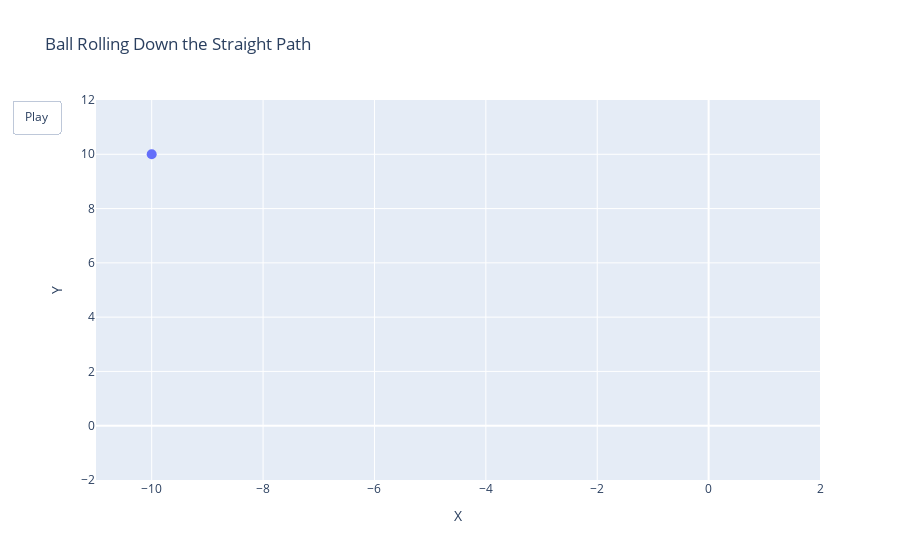

The cell this chart's notebook holds for it:
### Code cell
import numpy as np
import plotly.graph_objects as go

# Constants
g = 9.81    # gravitational acceleration
h = 10      # initial drop height
l = 10      # x distance

# Points A and B
x_i, y_i = -l, h
x_f, y_f = 0, 0  # Adjust for final point

# Total frames for the animation
frames = 200

# Calculate times for the three paths
T_straight = np.sqrt(2 * (y_i - y_f + np.sqrt((x_f - x_i)**2 + (y_f - y_i)**2)) / g)
T_vertical = np.sqrt(2 * (y_i - y_f) / g)
T_horizontal = (x_f - x_i) / np.sqrt(2 * g * (y_i - y_f))
T_total_vh = T_vertical + T_horizontal
R = abs(y_f - y_i)
theta_f = np.pi
T_brachistochrone = theta_f / np.sqrt(g / R)

# Straight-line motion
def straight_line_motion(t, T_total):
    x = x_i + (x_f - x_i) * (t / T_total)
    y = y_i + (y_f - y_i) * (t / T_total)
    return x, y

# Vertical drop + horizontal motion
def vertical_horizontal_motion(t, T_v, T_h):
    if t < T_v:
        # Vertical drop phase
        y = y_i - 0.5 * g * t**2
        x = x_i
    else:
        # Horizontal motion phase
        t_h = t - T_v
        y = y_f
        x = x_i + np.sqrt(2 * g * (y_i - y_f)) * t_h
    return x, y

# Brachistochrone curve motion
def brachistochrone_motion(t, R, theta_f):
    theta = theta_f * (t / (theta_f / np.sqrt(g / R)))
    x = R / 2 * (theta - np.sin(theta))
    y = R / 2 * (1 - np.cos(theta))
    return x, y

# Generate the data for all frames
def generate_data(path_type):
    data = []
    time_steps = np.linspace(0, T_brachistochrone, frames)
    
    for t in time_steps:
        if path_type == 'straight':
            x, y = straight_line_motion(t, T_straight)
        elif path_type == 'vertical_horizontal':
            x, y = vertical_horizontal_motion(t, T_vertical, T_horizontal)
        elif path_type == 'brachistochrone':
            x, y = brachistochrone_motion(t, R, theta_f)
        data.append((x, y))
    return data

# Path type
path_type = 'straight'  # Change to 'straight', 'vertical_horizontal', or 'brachistochrone'

# Get data for the chosen path
motion_data = generate_data(path_type)

# Create the figure for Plotly
fig = go.Figure(
    data=[go.Scatter(x=[x_i], y=[y_i], mode="markers", marker=dict(size=10), name="Ball")],
    layout=go.Layout(
        xaxis=dict(range=[x_i - 1, x_f + 2], title="X"),
        yaxis=dict(range=[y_f - 2, y_i + 2], title="Y"),
        title=f"Ball Rolling Down the {path_type.capitalize()} Path",
        updatemenus=[dict(type="buttons", showactive=False,
                          buttons=[dict(label="Play",
                                        method="animate",
                                        args=[None, dict(frame=dict(duration=50, redraw=True), 
                                                         fromcurrent=True, mode='immediate')])])]
    ),
    frames=[go.Frame(data=[go.Scatter(x=[x], y=[y], mode="markers", marker=dict(size=10))])
            for x, y in motion_data]
)

# Show the plot
fig.show()

### Figure 1 — Plotly figure (JSON) as saved in the notebook; plotly's stock layout.template omitted (floating-point values rounded to 4 significant figures)
{"data": [{"marker": {"size": 10}, "mode": "markers", "name": "Ball", "type": "scatter", "x": [-10], "y": [10]}], "layout": {"title": {"text": "Ball Rolling Down the Straight Path"}, "updatemenus": [{"buttons": [{"args": [null, {"frame": {"duration": 50, "redraw": true}, "fromcurrent": true, "mode": "immediate"}], "label": "Play", "method": "animate"}], "showactive": false, "type": "buttons"}], "xaxis": {"range": [-11, 2], "title": {"text": "X"}}, "yaxis": {"range": [-2, 12], "title": {"text": "Y"}}}}
